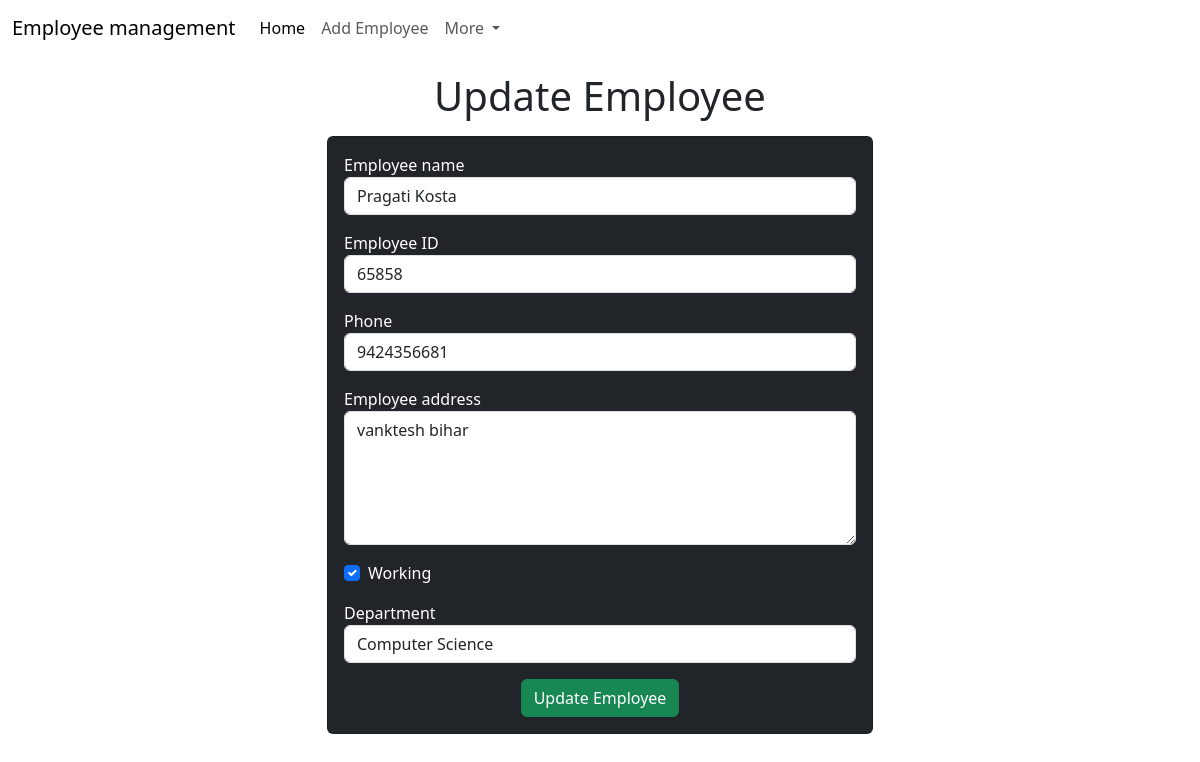
The page /emp/update-emp/2/ on the database its author committed.
### emp/models.py (models this page shows)
class Emp(models.Model):
    name = models.CharField(max_length=200)
    emp_id = models.CharField(max_length=200)
    phone = models.CharField(max_length=10)
    address = models.CharField(max_length=150)
    working = models.BooleanField(default=True)
    department = models.CharField(max_length=10)

### emp/views.py (the view, shortened to what this page needs)
# urls.py: path('update-emp/<int:emp_id>/', update_emp, name='update_emp'),
def update_emp(request, emp_id):
    emp = Emp.objects.get(pk=emp_id)
    return render(request, "emp/update_emp.html", {'emp': emp})

### templates/emp/update_emp.html (shortened to what this page needs)
<!doctype html>
<html lang="en">
<head>
    <link href="https://cdn.jsdelivr.net/npm/bootstrap@5.3.3/dist/css/bootstrap.min.css" rel="stylesheet">
</head>
<body>
    {% include 'emp/navbar.html' %}
    <h1 class="text-center my-3">Update Employee</h1>
    <div class="container">
        <div class="row">
            <div class="col-md-6 offset-md-3">
                <div class="card bg-dark text-white">
                    <div class="card-body">
                        <form action="{% url 'update_emp' emp.id %}" method="POST">
                            <div class="mb-3">
                                <label for="emp_name">Employee name</label>
                                <input id="emp_name" type="text" class="form-control" placeholder="Enter emp name" name="emp_name" value="{{ emp.name }}" required>
                            </div>
                            <div class="mb-3">
                                <label for="emp_id">Employee ID</label>
                                <input id="emp_id" type="text" class="form-control" placeholder="Enter emp ID" name="emp_id" value="{{ emp.emp_id }}" required>
                            </div>
                            <div class="mb-3">
                                <label for="emp_phone">Phone</label>
                                <input id="emp_phone" type="text" class="form-control" placeholder="Enter phone no" name="emp_phone" value="{{ emp.phone }}" required>
                            </div>
                            <div class="mb-3">
                                <label for="emp_address">Employee address</label>
                                <textarea id="emp_address" rows="5" class="form-control" name="emp_address" placeholder="Enter address" required>{{ emp.address }}</textarea>
                            </div>
                            <div class="mb-3 form-check">
                                <input id="emp_working" type="checkbox" class="form-check-input" name="emp_working" {% if emp.working %}checked{% endif %}>
                                <label for="emp_working" class="form-check-label">Working</label>
                            </div>
                            <div class="mb-3">
                                <label for="emp_department">Department</label>
                                <select name="emp_department" id="emp_department" class="form-control" required>
                                    <option value="CSE" {% if emp.department == "CSE" %}selected{% endif %}>Computer Science</option>
                                </select>
                            </div>
                            <div class="container text-center">
                                <button type="submit" class="btn btn-success">
                                    Update Employee
                                </button>
                            </div>
                        </form>
                    </div>
                </div>
            </div>
        </div>
    </div>
</body>
</html>

### rows shown on the page
Emp: emp_name "Pragati Kosta", emp_id "65858", emp_phone "9424356681", emp_address "vanktesh bihar", working "☑", emp_department "Computer Science"
